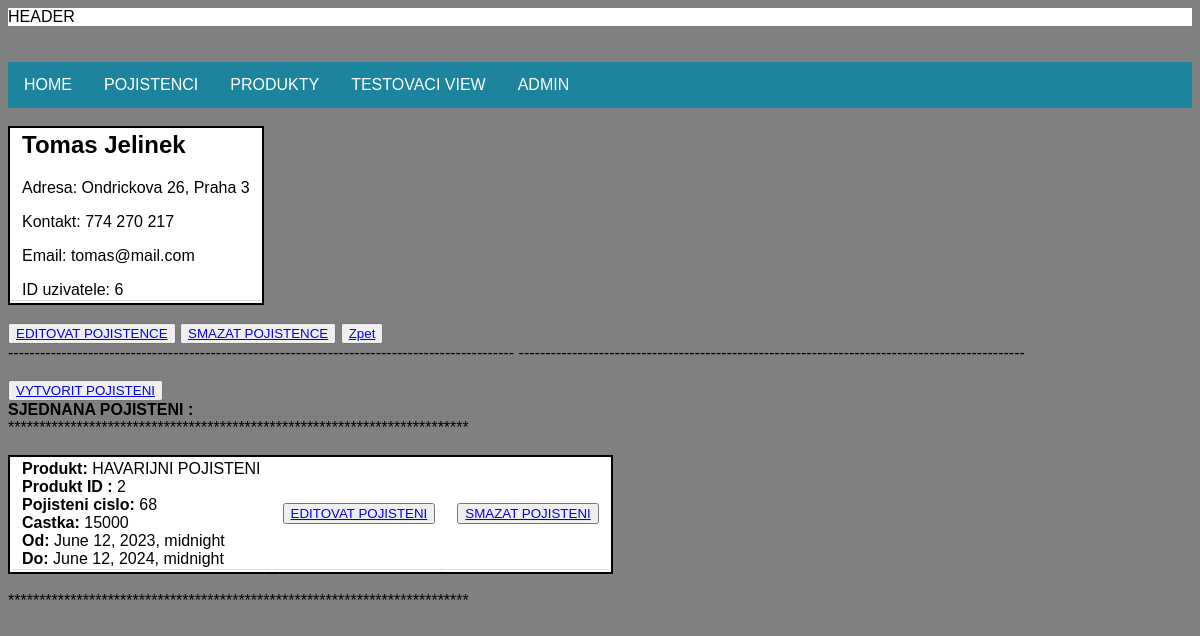
The page /show_user/6 on the database its author committed.
### insurance_app/models.py (models this page shows, shortened)
class Users(models.Model):
    first_name = models.CharField(max_length=120)
    last_name = models.CharField(max_length=120)
    email = models.EmailField('User Email')
    address = models.CharField(max_length=240, null=True)
    phone = models.CharField(max_length=100)
    smlouva = models.ManyToManyField(Contract, blank=True, null=True)

class Contract(models.Model):
    product = models.ForeignKey(Product, blank=True, null=True, on_delete=models.CASCADE)
    amount = models.CharField(max_length=120)
    start_date = models.DateTimeField()
    end_date = models.DateTimeField()

class Product(models.Model):
    product_name = models.CharField(max_length=120)

### insurance_app/views.py (the view)
# urls.py: path('show_user/<users_id>', views.show_user, name="show_user"),
def show_user(request, users_id):
    user = Users.objects.get(pk=users_id)
    return render(request, 'insurance/show_user.html',
                  {'user': user})

### insurance_app/templates/insurance/show_user.html (shortened to what this page needs)
{% extends 'insurance/base.html'%}
{% load static %}
{% block content %}
<table>
<tr>
    <td>
      <h2>{{user.first_name }} {{ user.last_name }} </h2>
      <p>Adresa: {{ user.address }}</p>
      <p>Kontakt: {{ user.phone }}</p>
      <p>Email: {{ user.email }}</p>
      <p>ID uzivatele: {{ user.id }}</p>
    </td>
</tr>
</table>
<button class="" ><a href="{% url 'update_user' user.id %}">EDITOVAT POJISTENCE</a></button>
<button class=""><a  href="{% url 'delete_user' user.id %}">SMAZAT POJISTENCE</a></button>
<button class="" ><a href="{% url 'users_list' %}">Zpet</a></button>
-----------------------------------------------------------------------------------------------
-----------------------------------------------------------------------------------------------
    <button><a href="{% url 'create_contract' %}">VYTVORIT POJISTENI</a></button>
    <strong>SJEDNANA POJISTENI :</strong><br>
**************************************************************************
<table>
        {% for vypis in user.smlouva.all %}
    <tr>
    <td>
        <strong>Produkt: </strong> {{vypis.product.product_name }} <br>
        <strong>Produkt ID : </strong> {{vypis.product.id }}  <br>
        <strong>Pojisteni cislo:  </strong> {{ vypis.id }}  <br>
        <strong>Castka:  </strong> {{ vypis.amount }}  <br>
        <strong>Od:  </strong> {{vypis.start_date}}  <br>
        <strong>Do:  </strong> {{vypis.end_date}}  <br>
    </td>
    <td>
        <button class="" ><a href="{% url 'update_contract' vypis.id %}">EDITOVAT POJISTENI</a></button>
    </td>
    <td>
        <button class="" ><a href="{% url 'delete_contract' vypis.id %}">SMAZAT POJISTENI</a></button>
    </td>
</tr>
        {% endfor %}
</table>
**************************************************************************<br>
{% endblock %}

### insurance_app/static/style.css (style rules this page uses)
body { background-color: grey; font-family: Verdana, Geneva, Tahoma, sans-serif; }
table { background-color: rgb(255, 255, 255); border: 2px solid; text-decoration: none; }
tr { border: 1px solid; padding: 5px 15px 5px 15px; border: 1px solid black; border-collapse: collapse; text-decoration: none; }
td { border-bottom: 1px solid #ddd; text-decoration: none; padding-left: 10px; padding-right: 10px; }

### rows shown on the page
Users: first_name "Tomas", last_name "Jelinek", address "Ondrickova 26, Praha 3", phone "774 270 217", email "tomas@mail.com", id "6"
Contract: product.product_name "HAVARIJNI POJISTENI", product.id "2", id "68", amount "15000", start_date "June 12, 2023, midnight", end_date "June 12, 2024, midnight"
